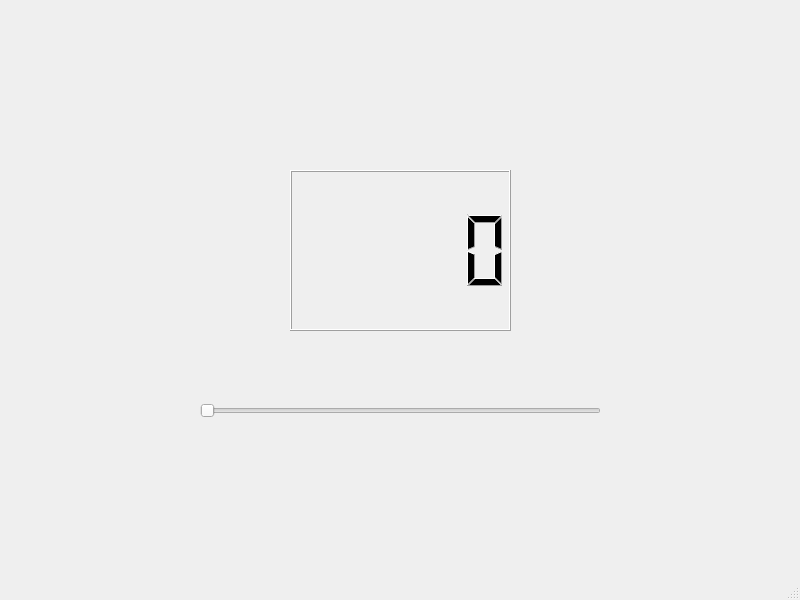
<?xml version="1.0" encoding="UTF-8"?>
<ui version="4.0">
 <class>MainWindow</class>
 <widget class="QMainWindow" name="MainWindow">
  <property name="geometry">
   <rect>
    <x>0</x>
    <y>0</y>
    <width>800</width>
    <height>600</height>
   </rect>
  </property>
  <property name="windowTitle">
   <string>MainWindow</string>
  </property>
  <widget class="QWidget" name="centralwidget">
   <widget class="QSlider" name="horizontalSlider">
    <property name="geometry">
     <rect>
      <x>200</x>
      <y>340</y>
      <width>401</width>
      <height>141</height>
     </rect>
    </property>
    <property name="orientation">
     <enum>Qt::Horizontal</enum>
    </property>
   </widget>
   <widget class="QLCDNumber" name="lcdNumber">
    <property name="geometry">
     <rect>
      <x>290</x>
      <y>170</y>
      <width>221</width>
      <height>161</height>
     </rect>
    </property>
   </widget>
  </widget>
  <widget class="QMenuBar" name="menubar">
   <property name="geometry">
    <rect>
     <x>0</x>
     <y>0</y>
     <width>800</width>
     <height>22</height>
    </rect>
   </property>
  </widget>
  <widget class="QStatusBar" name="statusbar"/>
 </widget>
 <resources/>
 <connections/>
</ui>
